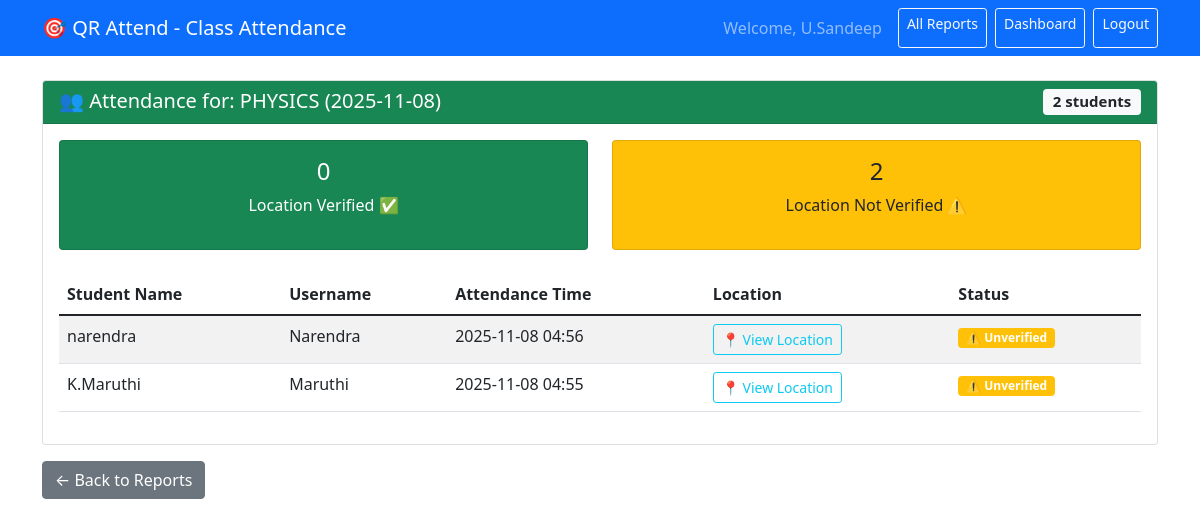
The page /teacher/class_attendance/5 (signed in) on the database its author committed.
### tables this page shows
CREATE TABLE classes
                 (id INTEGER PRIMARY KEY AUTOINCREMENT,
                  subject TEXT NOT NULL,
                  date TEXT NOT NULL,
                  teacher_id INTEGER NOT NULL,
                  qr_code_path TEXT,
                  location_lat REAL,
                  location_lng REAL,
                  expiry_time TIMESTAMP,
                  is_active BOOLEAN DEFAULT 1,
                  folder_id INTEGER,
                  section_id INTEGER,
                  created_at TIMESTAMP DEFAULT CURRENT_TIMESTAMP,
                  FOREIGN KEY (teacher_id) REFERENCES users (id),
                  FOREIGN KEY (folder_id) REFERENCES folders (id),
                  FOREIGN KEY (section_id) REFERENCES sections (id));

CREATE TABLE attendance
                 (id INTEGER PRIMARY KEY AUTOINCREMENT,
                  student_id INTEGER NOT NULL,
                  class_id INTEGER NOT NULL,
                  timestamp TIMESTAMP DEFAULT CURRENT_TIMESTAMP,
                  latitude REAL,
                  longitude REAL,
                  location_verified BOOLEAN,
                  FOREIGN KEY (student_id) REFERENCES users (id),
                  FOREIGN KEY (class_id) REFERENCES classes (id));

CREATE TABLE users
                 (id INTEGER PRIMARY KEY AUTOINCREMENT,
                  username TEXT UNIQUE NOT NULL,
                  password TEXT NOT NULL,
                  role TEXT NOT NULL,
                  name TEXT NOT NULL,
                  email TEXT,
                  created_at TIMESTAMP DEFAULT CURRENT_TIMESTAMP);

### app.py (the view)
@app.route('/teacher/class_attendance/<int:class_id>')
@login_required(role='teacher')
def view_class_attendance(class_id):
    teacher_id = session['user_id']
    conn = get_db_connection()
    class_info = conn.execute('''SELECT c.*, f.name as folder_name, s.name as section_name
                                FROM classes c
                                LEFT JOIN folders f ON c.folder_id = f.id
                                LEFT JOIN sections s ON c.section_id = s.id
                                WHERE c.id = ? AND c.teacher_id = ?''',
                             (class_id, teacher_id)).fetchone()
    if not class_info:
        flash('Class not found or access denied', 'error')
        return redirect(url_for('teacher_dashboard'))
    attendance = conn.execute('''SELECT a.*, u.name as student_name, u.username,
                                        a.timestamp, a.location_verified
                                 FROM attendance a
                                 JOIN users u ON a.student_id = u.id
                                 WHERE a.class_id = ?
                                 ORDER BY a.timestamp DESC''', (class_id,)).fetchall()
    verified_count = sum(1 for record in attendance if record['location_verified'])
    not_verified_count = len(attendance) - verified_count
    conn.close()
    return render_template('class_attendance.html',
                         attendance=attendance,
                         class_info=class_info,
                         total_students=len(attendance),
                         verified_count=verified_count,
                         not_verified_count=not_verified_count)

### app.py (called while the page is built)
def get_db_connection():
    conn = sqlite3.connect(app.config['DATABASE'])
    conn.row_factory = sqlite3.Row
    return conn

def login_required(role=None):
    def decorator(f):
        from functools import wraps
        @wraps(f)
        def decorated_function(*args, **kwargs):
            if 'user_id' not in session:
                return redirect(url_for('login'))
            if role and session.get('role') != role:
                flash('Access denied!', 'error')
                return redirect(url_for('index'))
            return f(*args, **kwargs)
        return decorated_function
    return decorator

### templates/class_attendance.html (shortened to what this page needs)
<!DOCTYPE html>
<html lang="en">
<head>
    <link href="https://cdn.jsdelivr.net/npm/bootstrap@5.1.3/dist/css/bootstrap.min.css" rel="stylesheet">
</head>
<body>
    <nav class="navbar navbar-expand-lg navbar-dark bg-primary">
        <div class="container">
            <a class="navbar-brand" href="#">🎯 QR Attend - Class Attendance</a>
            <div class="navbar-nav ms-auto">
                <span class="navbar-text me-3">Welcome, {{ session.name }}</span>
                <a class="btn btn-outline-light btn-sm me-2" href="{{ url_for('teacher_reports') }}">All Reports</a>
                <a class="btn btn-outline-light btn-sm me-2" href="{{ url_for('teacher_dashboard') }}">Dashboard</a>
                <a class="btn btn-outline-light btn-sm" href="{{ url_for('logout') }}">Logout</a>
            </div>
        </div>
    </nav>
    <div class="container mt-4">
        <div class="card">
            <div class="card-header bg-success text-white">
                <h5 class="mb-0">
                    👥 Attendance for: {{ class_info.subject }} ({{ class_info.date }})
                    <span class="badge bg-light text-dark float-end">{{ total_students }} students</span>
                </h5>
            </div>
            <div class="card-body">
                <div class="row mb-4">
                    <div class="col-md-6">
                        <div class="card bg-success text-white">
                            <div class="card-body text-center">
                                <h4>{{ verified_count }}</h4>
                                <p>Location Verified ✅</p>
                            </div>
                        </div>
                    </div>
                    <div class="col-md-6">
                        <div class="card bg-warning text-dark">
                            <div class="card-body text-center">
                                <h4>{{ not_verified_count }}</h4>
                                <p>Location Not Verified ⚠️</p>
                            </div>
                        </div>
                    </div>
                </div>
                {% if attendance %}
                    <div class="table-responsive">
                        <table class="table table-striped">
                            <thead>
                                <tr>
                                    <th>Student Name</th>
                                    <th>Username</th>
                                    <th>Attendance Time</th>
                                    <th>Location</th>
                                    <th>Status</th>
                                </tr>
                            </thead>
                            <tbody>
                                {% for record in attendance %}
                                <tr>
                                    <td>{{ record.student_name }}</td>
                                    <td>{{ record.username }}</td>
                                    <td>{{ record.timestamp[:16] }}</td>
                                    <td>
                                        {% if record.latitude and record.longitude %}
                                        <a href="https://maps.google.com/?q={{ record.latitude }},{{ record.longitude }}"
                                           target="_blank" class="btn btn-sm btn-outline-info">
                                            📍 View Location
                                        </a>
                                        {% else %}
                                        <span class="text-muted">N/A</span>
                                        {% endif %}
                                    </td>
                                    <td>
                                        <span class="badge bg-{{ 'success' if record.location_verified else 'warning' }}">
                                            {{ '✅ Verified' if record.location_verified else '⚠️ Unverified' }}
                                        </span>
                                    </td>
                                </tr>
                                {% endfor %}
                            </tbody>
                        </table>
                    </div>
                {% else %}
                    <p class="text-muted text-center">No attendance records for this class yet.</p>
                {% endif %}
            </div>
        </div>
        <div class="mt-3">
            <a href="{{ url_for('teacher_reports') }}" class="btn btn-secondary">← Back to Reports</a>
        </div>
    </div>
</body>
</html>

### rows shown on the page
classes: subject "PHYSICS", date "2025-11-08"
attendance: student_name "narendra", username "Narendra", timestamp "2025-11-08 04:56", location_verified "⚠️ Unverified"
attendance: student_name "K.Maruthi", username "Maruthi", timestamp "2025-11-08 04:55", location_verified "⚠️ Unverified"

### other values the page prints
{{ session.name }} "U.Sandeep"
{{ total_students }} "2"
{{ verified_count }} "0"
{{ not_verified_count }} "2"
